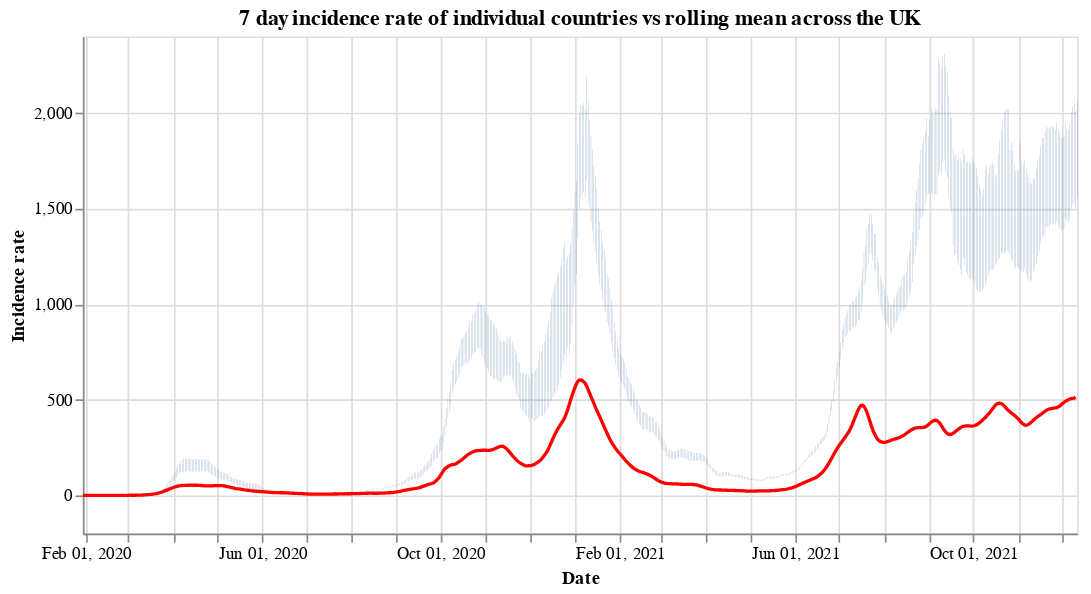

The notebook cell saved with this chart:
### Code cell
#collapse
countries = uk_cases['areaName'].unique()
countries.sort()

selection = alt.selection_single(
    name='Select',
    fields=['areaName'],
    init={'areaName': 'Wales'},
    bind={'areaName': alt.binding_select(options=countries)}
)

# scatter plot, modify opacity based on selection
bars = alt.Chart(uk_cases).mark_bar().add_selection(
    selection
).encode(
    x=alt.X("yearmonthdate(date):T", axis=alt.Axis(title='Date')),
    y=alt.Y("weeklyCasesRate:Q", axis=alt.Axis(title='Incidence rate')),
    tooltip='weeklyCasesRate:Q',
    opacity=alt.condition(selection, alt.value(1), alt.value(0))
).properties(title=f'7 day incidence rate of individual countries vs rolling mean across the UK', width=600)

line = alt.Chart(overview_cases).mark_line(
    color='red',
    size=2,
).transform_window(
    rolling_mean='mean(weeklyCasesRate)',
    frame=[0, 7]
).encode(
    x='yearmonthdate(date):T',
    y='rolling_mean:Q'
)

alt.layer(bars, line)

### Figure 1 — Vega-Lite specification as saved in the notebook (floating-point values rounded to 4 significant figures; data arrays with more than 128 entries replaced by an {"elided": "..."} marker saying what was removed)
{"config": {"view": {"continuousWidth": 400, "continuousHeight": 300}}, "layer": [{"data": {"name": "data-e512330d6b0dcd0528d6dc4f0e104e3c"}, "mark": "bar", "encoding": {"opacity": {"condition": {"value": 1, "selection": "Select"}, "value": 0}, "tooltip": {"type": "quantitative", "field": "weeklyCasesRate"}, "x": {"type": "temporal", "axis": {"title": "Date"}, "field": "date", "timeUnit": "yearmonthdate"}, "y": {"type": "quantitative", "axis": {"title": "Incidence rate"}, "field": "weeklyCasesRate"}}, "selection": {"Select": {"type": "single", "fields": ["areaName"], "init": {"areaName": "Wales"}, "bind": {"areaName": {"input": "select", "options": ["England", "Northern Ireland", "Scotland", "Wales"]}}}}, "title": "7 day incidence rate of individual countries vs rolling mean across the UK", "width": 600}, {"data": {"name": "data-cfb0c310e75188be5d0dc20caf6391cd"}, "mark": {"type": "line", "color": "red", "size": 2}, "encoding": {"x": {"type": "temporal", "field": "date", "timeUnit": "yearmonthdate"}, "y": {"type": "quantitative", "field": "rolling_mean"}}, "transform": [{"window": [{"op": "mean", "field": "weeklyCasesRate", "as": "rolling_mean"}], "frame": [0, 7]}]}], "$schema": "https://vega.github.io/schema/vega-lite/v4.8.1.json", "datasets": {"data-e512330d6b0dcd0528d6dc4f0e104e3c": {"elided": "2632 records"}, "data-cfb0c310e75188be5d0dc20caf6391cd": {"elided": "681 records"}}}
